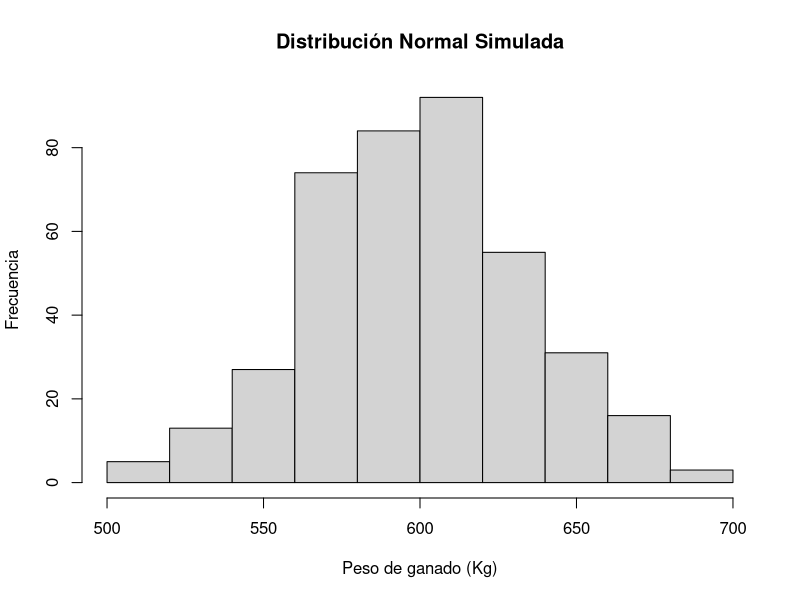
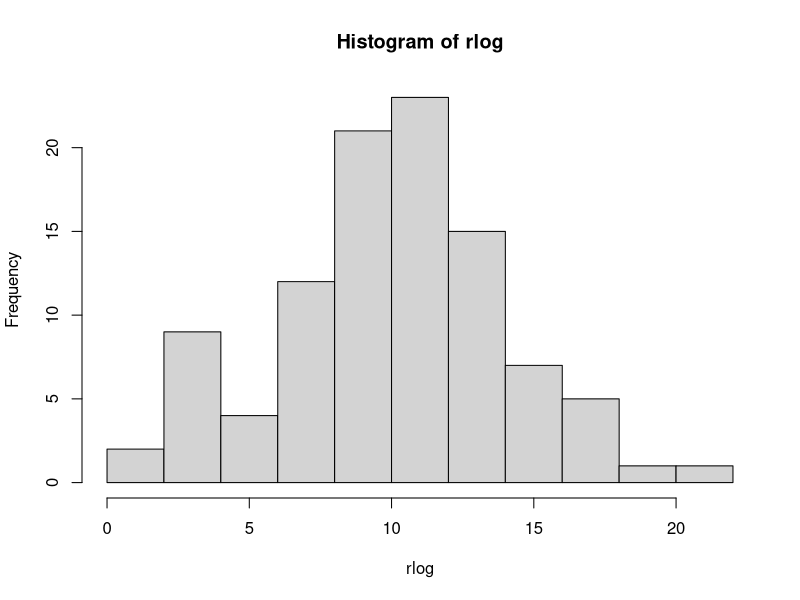
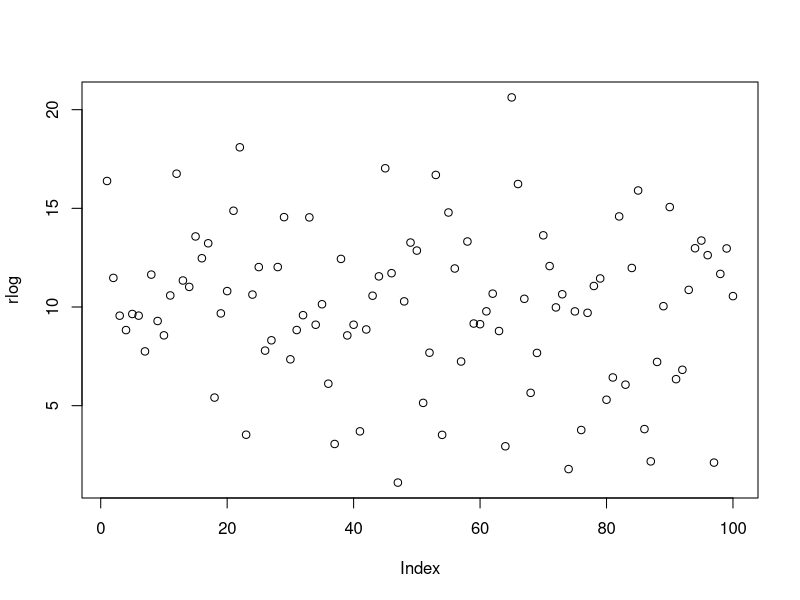
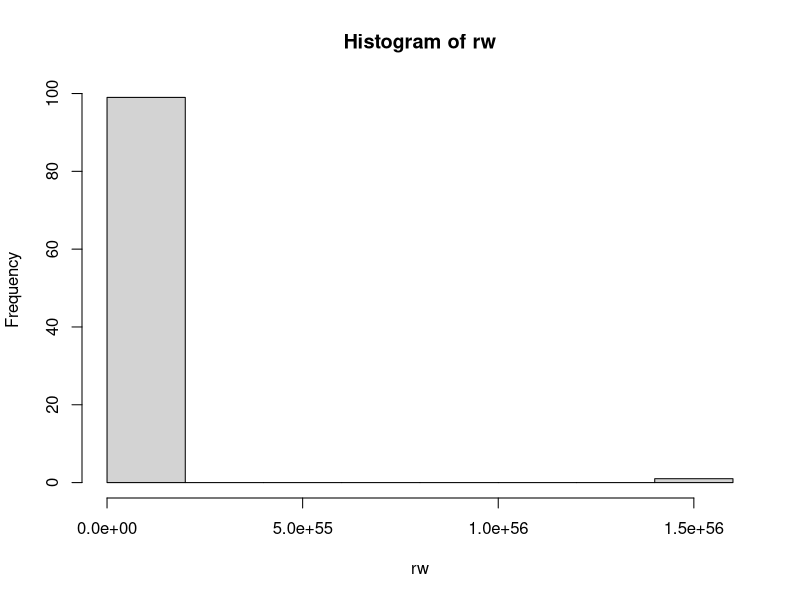
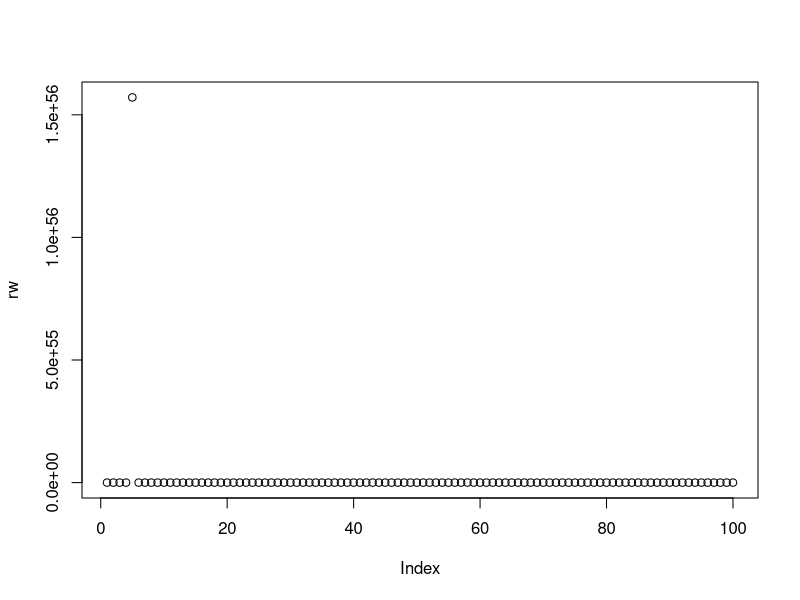
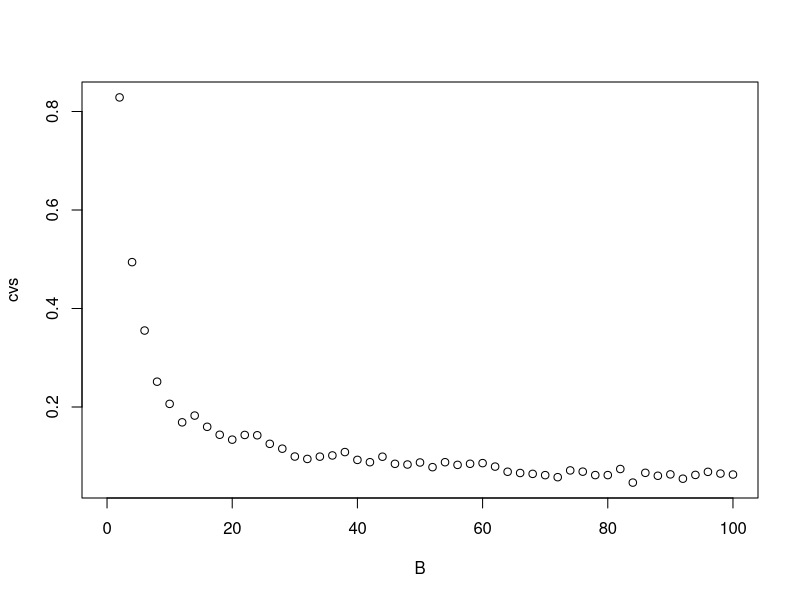
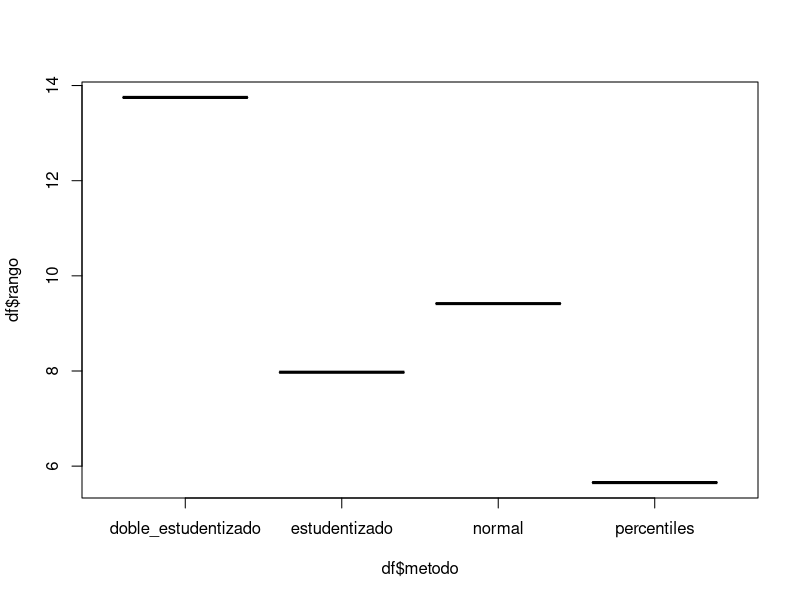

Reproduce these figures in R, in order.
## ---- chunk 1
knitr::opts_chunk$set(echo = TRUE)
## ---- chunk 2
mu = 600
sigma = 35
n = 400

# Primera forma para simular la distribucion normal 
dist_normal_1 <- function(n1, mu1, sigma1) {
  x = rep(0,n1)
  for(i in 1:n1) {
    u1 = runif(12, min=0,max=1)
    x[i] = sum(u1)-6
  }
  y = mu1 + sigma1*x
  return(y)
}
  
dnormal_1 = dist_normal_1(n, mu, sigma)
#dnormal_1
#hist(dnormal_1 , xlab="Peso de ganado (Kg)", ylab ="Frecuencia",
#     main="Distribución Normal Simulada")
## ---- chunk 3

# Segunda forma para simular la distribucion normal 
dist_normal_2 <- function(n1, mu1, sigma1) {
  x = rep(0,n1)
  y = rep(0,n1)
  for(i in 1:n1){
    u1 = runif(1, min=0,max=1)
    u2 = runif(1, min=0,max=1)
    r = sqrt(-2*log(u1))
    theta = 2*pi*u2
    x[i] = r*cos(theta)
    y[i] = r*sin(theta)
    X = mu1 + sigma1*x
    Y = mu1 + sigma1*y
  }
  
  return(data.frame(X,Y))
  
}
  
dnormal_2 = dist_normal_2(n, mu, sigma)
hist(dnormal_2$X , xlab="Peso de ganado (Kg)", ylab ="Frecuencia",
     main="Distribución Normal Simulada")
## ---- chunk 4
# Donde n es la cantidad de datos a simular
# y theta es la probabilidad de exito
bernoulli <- function(n,theta) {
  uniformes=runif(n, min=0, max=1) # Mantenemos una linea constante 
#  print(uniformes)
  resultados=rep(0,n)
  for (i in 1:n) 
    if (uniformes[i]>=1-theta) 
      resultados[i]=1
    else 
      resultados[i]=0 
  return(resultados) 
}

# Salida:  1 -> sufrio accidente , 0 -> no sufrio accidente
bernoulli(1,0.06)
## ---- chunk 5
# Funcion para generar numeros pseudoaleatorios 
# de una distribucion Binomial con parametros 
# r (nro. de repeticiones) y theta (segunda forma)
binomial <-function(n,r,theta) {
  x <- rep(0,n)
  
  for (i in 1:r)
    x[i]<-sum(bernoulli(n,theta))
  
  #print(x)
  prob = table(x)/r
  return(prob)
}

n = 1   # tamanho de la muestra
r = 50  # nro. de envios
p = 0.06 # probabilidad que los regalos no llegen a su destino

# Salida
#  x[0] : Numero de envios que llegan a su destino 
#  x[1] : Numero de envios que NO llegan a su destino

set.seed(100)
r*binomial(n, r, p)
## ---- chunk 6
#Funcion para generar numeros pseudoaleatorios de una distribucion geometrica con parametro theta
geometrica <- function(n,theta) {
  x=rep(0,n)
  for (i in 1:n) {
    U=runif(1)
    x[i]=floor(log(U)/log(1-theta))
  }
  print(x)
}

geometrica(12,0.4)
## ---- chunk 7
n = 100
rlog = rlogis(n,10,2)
hist(rlog)
plot(rlog)

## ---- chunk 8
n = 100
rw = rweibull(n, 0.01, 2)
hist(rw)
plot(rw)
## ---- chunk 9
# Calculo de estimados de ap2
ap2 <- function(datos) {
 
  media = mean(datos)
  mediana = median(datos) 
  desviacion = sd(datos)
  estimador = 3*(3*media - 2*mediana)/(4*desviacion) 
  return(estimador)

}

# Estimador bootstrap para RB
calc_bootstrap <- function(datos,B) {

  n = length(datos)
  estimac=rep(0,B)
  
  for (i in 1:B){
    muestra = sample(datos,n,T)
    estimac[i] = ap2(muestra)
  }
  
  estboot=mean(estimac)
  eeboot=sd(estimac)

  return(list(estimador=estboot,eestandar=eeboot, vector=estimac))

}

# Repeticiones de muestras boostrap
nro_muestras_bootstrap <- function(datos,B,r){
  
  ee=rep(0,r)
  
  for (i in 1:r)
    ee[i] = calc_bootstrap(datos,B)$eestandar

  cv=sd(ee)/abs(mean(ee))  # Coeficiente de variabilidad

  return(cv)
}
## ---- chunk 10

set.seed(666)

datos = c(12.150, 12.000, 10.875, 11.400, 12.525, 12.000, 10.050, 10.650, 11.700, 11.550, 10.800,  9.600,  9.450, 11.850, 10.950, 11.400, 12.150, 12.600, 12.525, 11.850, 10.800, 12.000, 13.80, 13.125, 12.075, 12.00, 13.725, 12.600, 12.300, 11.700, 12.450, 12.300, 11.700, 11.700, 12.750, 13.50, 13.050, 12.30,  2.90)

#B = 10                    # Numero de muestras bootstrap
B = seq(0,100,2)
nro_rep = 100

cvs = rep(0,length(B)) 

for ( i in 1:length(B))
  cvs[i] = nro_muestras_bootstrap(datos,B[i],r)

cvs
## ---- chunk 11
plot(B,cvs)
## ---- chunk 12

calc_ic_met_estandar <-function(datos, B,alpha ) {
  bstrap = calc_bootstrap(datos,B)
  
  media = bstrap$estimador
  desvStd = bstrap$eestandar
  
  lis = media - qnorm(1-alpha/2)*desvStd
  lss = media + qnorm(1-alpha/2)*desvStd
  rango = lss - lis
  
  return(data.frame("metodo"="normal", lis, lss, rango))
}

#set.seed(666)
#B = 20              # definido en la parte a) de la pregunta.
#alpha = 0.05
#calc_ic_met_estandar(datos,B, alpha)
## ---- chunk 13

calc_ic_met_percentiles <-function(datos,B,alpha ) {

  bstrap = calc_bootstrap(datos,B)
  
  ap2vector =  bstrap$vector
  
  lis = quantile(ap2vector,alpha/2)
  lss = quantile(ap2vector,1-alpha/2)

  rango = lss - lis
  
  return(data.frame("metodo"="percentiles", lis, lss, rango))
}
  

#set.seed(666)
#
#B = 20              # definido en la parte a) de la pregunta.
#alpha = 0.05
#calc_ic_met_percentiles(datos,B,alpha)


## ---- chunk 14

calc_ic_met_estudentizado <-function(datos, B, alpha ) {

  bstrap = calc_bootstrap(datos,B)
  
  ap2Std    = bstrap$eestandar
  ap2vector = bstrap$vector
  ap2       = ap2(ap2vector)
    
  testud=rep(0,B)  # Inicializa el estudentizado
  
  testud = (ap2vector-ap2)/ap2Std
      
  lis = ap2 - quantile(testud,alpha/2)*ap2Std 
  lss = ap2 + quantile(testud,1-alpha/2)*ap2Std 
  
  rango = lss - lis
  
  return(data.frame("metodo"="estudentizado", lis, lss, rango))
}

#set.seed(666)
#alpha = 0.05        #
#B = 20              # definido en la parte a) de la pregunta.
# calc_ic_met_estudentizado(datos, B,alpha)

## ---- chunk 15
# Calcular IC usando el metodo de doble estudentizado
calc_ic_met_doble_estudentizado <- function(datos,B1,B2,alpha) {

  n = length(datos)
  estimacB1 = rep(0,B1)
  errorB1   = rep(0,B1)
  
  for (i in 1:B1){
    muestraB1 = sample(datos,n,T)
    estimacB1[i] = ap2(muestraB1)
  
    estimacB2 = rep(0,B2)
    for (k in 1:B2) {
      muestraB2 = sample(muestraB1,n,T) 
      estimacB2[k] = ap2(muestraB2)
    }
    
    errorB1[i] = sd(estimacB2)
  }

  testud = rep(0,B1)   # t estudentizado , se hace para cada unos de la p muestras boostrap
  estimacBASE = ap2(datos)
  
  testud = (estimacB1-estimacBASE)/errorB1
  
  ap2Std = sd(estimacB1)

  lis = estimacBASE + quantile(testud,alpha/2)*ap2Std  
  lss = estimacBASE + quantile(testud,1-alpha/2)*ap2Std 
  
  rango = lss - lis
  
  return(data.frame("metodo"="doble_estudentizado", lis, lss, rango))
}

#set.seed(666)
#
#alpha = 0.05        
#B1 = 20             # definido en la parte a) de la pregunta.
#B2 = 30             # definido en la parte a) de la pregunta.
#
#calc_ic_met_doble_estudentizado(datos,B1,B2,alpha)


## ---- chunk 16

set.seed(1000)

alpha = 0.05
B = 20              # definido en la parte a) de la pregunta.
B1 = 20             # definido en la parte a) de la pregunta.
B2 = 30             # 

df = rbind(calc_ic_met_estandar(datos,B,alpha), 
calc_ic_met_percentiles(datos,B,alpha),
calc_ic_met_estudentizado(datos,B,alpha),
calc_ic_met_doble_estudentizado(datos,B1,B2,alpha))

df
## ---- chunk 17
boxplot(df$rango ~ df$metodo)
